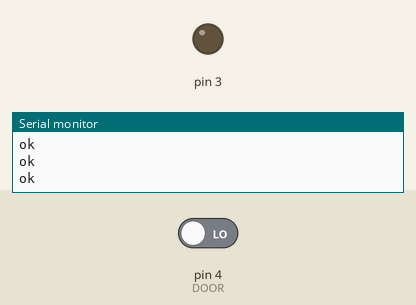
Recording of a sketch running on a simulated Arduino Uno, built with avr-gcc and run on an emulated ATmega328P. Shown: output pins drawn as LEDs (lit = HIGH), the last lines printed to the serial monitor. Inputs (shaded band) come from the test bench; at power-on: pin 4 (DOOR) LOW. No radio packets arrive unless stated.

Above: at 4.8 s.
4.9 s: pin 4 (DOOR) driven HIGH
At 6.4 s:
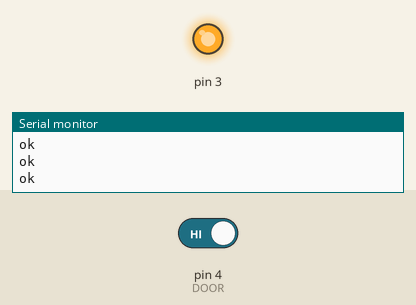
7.6 s: pin 4 (DOOR) driven LOW
At 9.2 s:
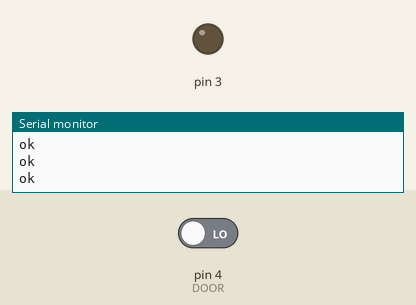
Timing chart, 0 to 10.7 s (numbered marks = the images above; inputs shaded):
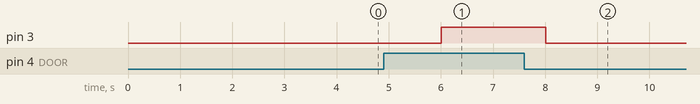

Measured:
- after the input at 4.9 s, pin 3: LOW → HIGH after 1.1 s
- after the input at 7.6 s, pin 3: HIGH → LOW after 0.41 s

The sketch:

door.ino
```cpp
//Header files

#include <SPI.h>
#include "nRF24L01.h"
#include "RF24.h"
#include "printf.h"
#include "LowPower.h"

//Node ID definitions

#define DOOR 4
#define NET_ID 1
#define NODE_ID 3

int doorval;

//Structure to store the radio packets

typedef struct{
  uint8_t from;
  uint8_t to;
  uint8_t type;
  boolean data1;
  boolean data2;
}payload;

payload door;

RF24 radio(9,10); //Radio initialization with CS and CE pins at arduino 9 and 10

const uint64_t pipe = 0xDEADBEEF03; //Pipe address of this node

void setup() {

  // Serial Initialization

  Serial.begin(57600);
  printf_begin();

  //Radio Initialization

  radio.begin();
  radio.setRetries(15,15);
  radio.setDataRate(RF24_250KBPS);
  radio.setPALevel(RF24_PA_MAX);
  radio.setChannel(92);
  radio.enableDynamicPayloads();
  radio.setCRCLength(RF24_CRC_16);

  //Open Pipe for Writing

  radio.openWritingPipe(pipe);
  //radio.startListening();
  radio.printDetails();
  pinMode(DOOR,INPUT);
  pinMode(3,OUTPUT);
}

void loop() {

  //Power Up radio from sleep mode

  radio.powerUp();

  // Read Sensor Data

  doorval = digitalRead(DOOR);

  //Store data in structure

  door.from = NODE_ID;
  door.to = 0;
  door.type = 3;
  door.data1 = doorval;
  digitalWrite(3,doorval);
  bool ok = false;

  //Wait untill the data is sent

  while(!ok)
  ok = radio.write(&door,sizeof(payload));
  //if(ok)
  printf("ok\n");

  //Power Down the node for 1 second

  radio.powerDown();
  LowPower.powerDown(SLEEP_1S, ADC_OFF, BOD_OFF);
  LowPower.powerDown(SLEEP_1S, ADC_OFF, BOD_OFF);
}
```

printf.h
```cpp
// (licence header left out)
/**
 * @file printf.h
 *
 * Setup necessary to direct stdout to the Arduino Serial library, which
 * enables 'printf'
 */

#ifndef __PRINTF_H__
#define __PRINTF_H__

#ifdef ARDUINO

int serial_putc( char c, FILE * )
{
  Serial.write( c );

  return c;
}

void printf_begin(void)
{
  fdevopen( &serial_putc, 0 );
}

#else
#error This example is only for use on Arduino.
#endif // ARDUINO

#endif // __PRINTF_H__
```
